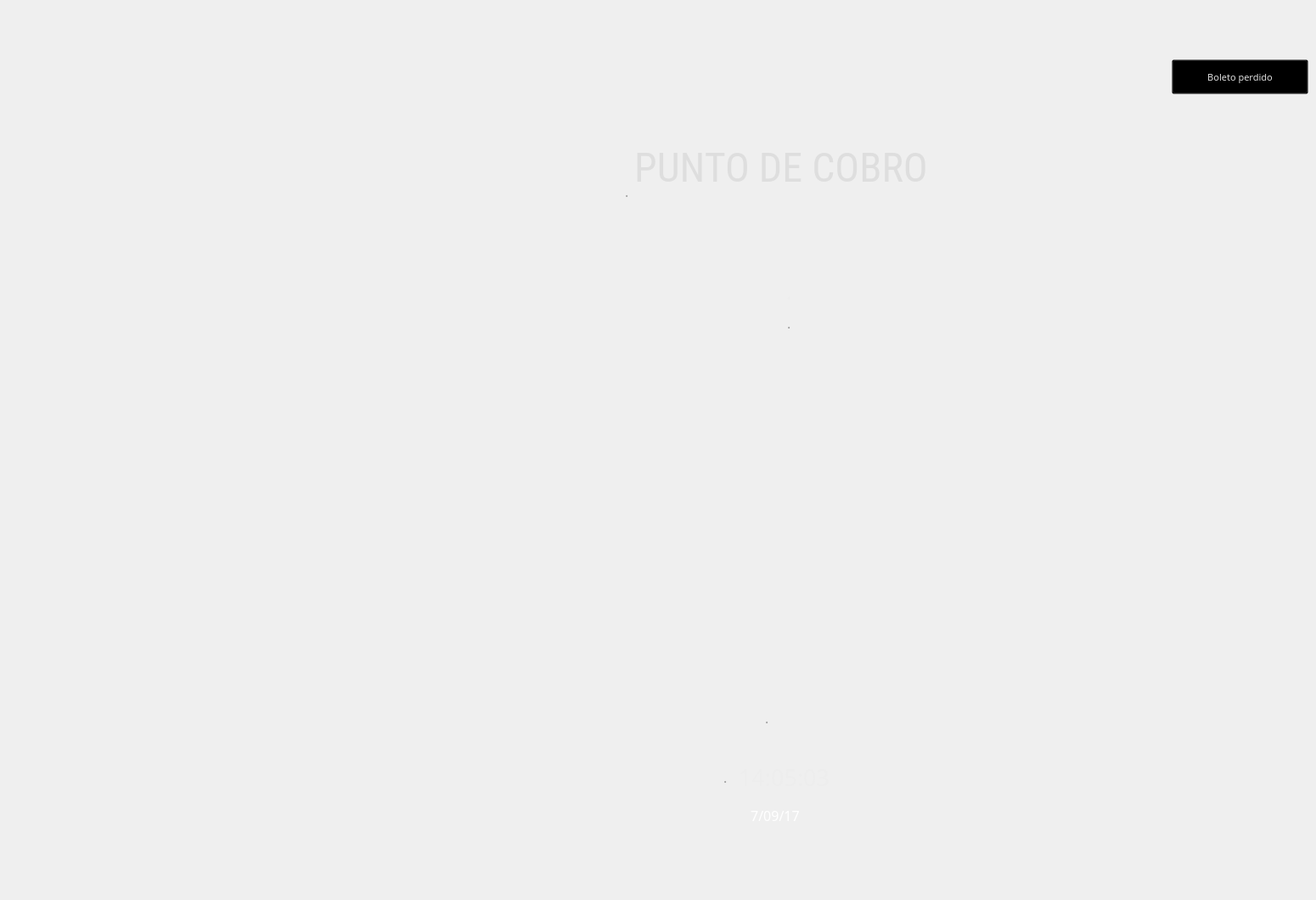
   <widget class="QWidget" name="page_5">
    <widget class="QPushButton" name="bperdido">
     <property name="geometry">
      <rect>
       <x>1380</x>
       <y>70</y>
       <width>161</width>
       <height>41</height>
      </rect>
     </property>
     <property name="font">
      <font>
       <family>Sans</family>
       <pointsize>8</pointsize>
       <weight>50</weight>
       <italic>false</italic>
       <bold>false</bold>
       <underline>false</underline>
      </font>
     </property>
     <property name="focusPolicy">
      <enum>Qt::NoFocus</enum>
     </property>
     <property name="toolTip">
      <string>Ayuda</string>
     </property>
     <property name="whatsThis">
      <string extracomment="help"/>
     </property>
     <property name="styleSheet">
      <string notr="true">background-color:transparent;
color:rgb(222, 222, 222);
</string>
     </property>
     <property name="text">
      <string>Boleto perdido</string>
     </property>
     <property name="icon">
      <iconset>
       <normaloff>../iconos/help-round-button.png</normaloff>../iconos/help-round-button.png</iconset>
     </property>
     <property name="iconSize">
      <size>
       <width>20</width>
       <height>20</height>
      </size>
     </property>
     <property name="toolTipDuration" stdset="0">
      <number>3</number>
     </property>
    </widget>
    <widget class="QGroupBox" name="groupBox_45">
     <property name="geometry">
      <rect>
       <x>290</x>
       <y>150</y>
       <width>1241</width>
       <height>901</height>
      </rect>
     </property>
     <property name="font">
      <font>
       <family>Verdana</family>
       <weight>50</weight>
       <bold>false</bold>
      </font>
     </property>
     <property name="styleSheet">
      <string notr="true">background-color: rgb(128, 128, 128);
background-color:rgb(99, 119, 163);
background-color:transparent;

border-radius:10%;</string>
     </property>
     <property name="title">
      <string/>
     </property>
     <widget class="QLabel" name="label_98">
      <property name="geometry">
       <rect>
        <x>-29</x>
        <y>-40</y>
        <width>251</width>
        <height>21</height>
       </rect>
      </property>
      <property name="font">
       <font>
        <family>Verdana</family>
        <pointsize>16</pointsize>
        <weight>50</weight>
        <italic>false</italic>
        <bold>false</bold>
       </font>
      </property>
      <property name="styleSheet">
       <string notr="true">background-color:transparent;
color:rgb(101, 179, 0)</string>
      </property>
      <property name="text">
       <string/>
      </property>
     </widget>
     <widget class="QWidget" name="layoutWidget_11">
      <property name="geometry">
       <rect>
        <x>470</x>
        <y>170</y>
        <width>351</width>
        <height>48</height>
       </rect>
      </property>
      <property name="font">
       <font>
        <family>Verdana</family>
        <weight>50</weight>
        <bold>false</bold>
       </font>
      </property>
      <layout class="QGridLayout" name="gridLayout_28">
       <item row="0" column="3">
        <widget class="QLabel" name="label_34">
         <property name="font">
          <font>
           <family>Verdana</family>
           <weight>50</weight>
           <bold>false</bold>
          </font>
         </property>
         <property name="text">
          <string/>
         </property>
        </widget>
       </item>
       <item row="0" column="1">
        <widget class="QLabel" name="nomPlaza_2">
         <property name="font">
          <font>
           <family>Sans</family>
           <pointsize>18</pointsize>
           <weight>50</weight>
           <bold>false</bold>
          </font>
         </property>
         <property name="styleSheet">
          <string notr="true">background-color:transparent;
color:rgb(101, 179, 0);
color:rgb(237, 237, 237)</string>
         </property>
         <property name="text">
          <string>.</string>
         </property>
        </widget>
       </item>
       <item row="0" column="2">
        <spacer name="horizontalSpacer_54">
         <property name="font">
          <font>
           <family>Verdana</family>
           <weight>50</weight>
           <bold>false</bold>
          </font>
         </property>
         <property name="orientation">
          <enum>Qt::Horizontal</enum>
         </property>
         <property name="sizeHint" stdset="0">
          <size>
           <width>40</width>
           <height>20</height>
          </size>
         </property>
        </spacer>
       </item>
       <item row="0" column="0">
        <spacer name="horizontalSpacer_55">
         <property name="font">
          <font>
           <family>Verdana</family>
           <weight>50</weight>
           <bold>false</bold>
          </font>
         </property>
         <property name="orientation">
          <enum>Qt::Horizontal</enum>
         </property>
         <property name="sizeHint" stdset="0">
          <size>
           <width>40</width>
           <height>20</height>
          </size>
         </property>
        </spacer>
       </item>
      </layout>
     </widget>
     <widget class="QWidget" name="layoutWidget_30">
      <property name="geometry">
       <rect>
        <x>470</x>
        <y>210</y>
        <width>351</width>
        <height>40</height>
       </rect>
      </property>
      <property name="font">
       <font>
        <family>Verdana</family>
        <weight>50</weight>
        <bold>false</bold>
       </font>
      </property>
      <layout class="QGridLayout" name="gridLayout_29">
       <item row="0" column="1">
        <widget class="QLabel" name="nomLoc_2">
         <property name="font">
          <font>
           <family>Sans</family>
           <pointsize>12</pointsize>
           <weight>50</weight>
           <italic>false</italic>
           <bold>false</bold>
          </font>
         </property>
         <property name="styleSheet">
          <string notr="true">background-color:transparent;
color:rgb(158, 158, 158)</string>
         </property>
         <property name="text">
          <string>.</string>
         </property>
        </widget>
       </item>
       <item row="0" column="3">
        <widget class="QLabel" name="label_35">
         <property name="font">
          <font>
           <family>Verdana</family>
           <weight>50</weight>
           <bold>false</bold>
          </font>
         </property>
         <property name="text">
          <string/>
         </property>
        </widget>
       </item>
       <item row="0" column="2">
        <spacer name="horizontalSpacer_56">
         <property name="font">
          <font>
           <family>Verdana</family>
           <weight>50</weight>
           <bold>false</bold>
          </font>
         </property>
         <property name="orientation">
          <enum>Qt::Horizontal</enum>
         </property>
         <property name="sizeHint" stdset="0">
          <size>
           <width>40</width>
           <height>20</height>
          </size>
         </property>
        </spacer>
       </item>
       <item row="0" column="0">
        <spacer name="horizontalSpacer_57">
         <property name="font">
          <font>
           <family>Verdana</family>
           <weight>50</weight>
           <bold>false</bold>
          </font>
         </property>
         <property name="orientation">
          <enum>Qt::Horizontal</enum>
         </property>
         <property name="sizeHint" stdset="0">
          <size>
           <width>40</width>
           <height>20</height>
          </size>
         </property>
        </spacer>
       </item>
      </layout>
     </widget>
     <widget class="QWidget" name="layoutWidget_32">
      <property name="geometry">
       <rect>
        <x>0</x>
        <y>10</y>
        <width>1261</width>
        <height>131</height>
       </rect>
      </property>
      <property name="font">
       <font>
        <family>Verdana</family>
        <weight>50</weight>
        <bold>false</bold>
       </font>
      </property>
      <layout class="QGridLayout" name="gridLayout_41">
       <item row="0" column="1">
        <widget class="QLabel" name="nomLoc_3">
         <property name="font">
          <font>
           <family>Sans</family>
           <pointsize>12</pointsize>
           <weight>50</weight>
           <italic>false</italic>
           <bold>false</bold>
          </font>
         </property>
         <property name="styleSheet">
          <string notr="true">background-color:transparent;
color:rgb(158, 158, 158)</string>
         </property>
         <property name="text">
          <string>.</string>
         </property>
        </widget>
       </item>
       <item row="0" column="4">
        <widget class="QLabel" name="label_47">
         <property name="font">
          <font>
           <family>Verdana</family>
           <weight>50</weight>
           <bold>false</bold>
          </font>
         </property>
         <property name="text">
          <string/>
         </property>
        </widget>
       </item>
       <item row="0" column="2">
        <widget class="QPushButton" name="bcamara">
         <property name="font">
          <font>
           <family>Roboto Condensed</family>
           <pointsize>36</pointsize>
           <weight>50</weight>
           <italic>false</italic>
           <bold>false</bold>
           <underline>false</underline>
          </font>
         </property>
         <property name="focusPolicy">
          <enum>Qt::NoFocus</enum>
         </property>
         <property name="styleSheet">
          <string notr="true">background-color:transparent;
color:rgb(222, 222, 222);
</string>
         </property>
         <property name="text">
          <string>PUNTO DE COBRO
</string>
         </property>
         <property name="iconSize">
          <size>
           <width>50</width>
           <height>50</height>
          </size>
         </property>
         <property name="default">
          <bool>false</bool>
         </property>
         <property name="flat">
          <bool>false</bool>
         </property>
        </widget>
       </item>
       <item row="0" column="0">
        <spacer name="horizontalSpacer_81">
         <property name="font">
          <font>
           <family>Verdana</family>
           <weight>50</weight>
           <bold>false</bold>
          </font>
         </property>
         <property name="orientation">
          <enum>Qt::Horizontal</enum>
         </property>
         <property name="sizeHint" stdset="0">
          <size>
           <width>40</width>
           <height>20</height>
          </size>
         </property>
        </spacer>
       </item>
       <item row="0" column="3">
        <spacer name="horizontalSpacer_80">
         <property name="font">
          <font>
           <family>Verdana</family>
           <weight>50</weight>
           <bold>false</bold>
          </font>
         </property>
         <property name="orientation">
          <enum>Qt::Horizontal</enum>
         </property>
         <property name="sizeHint" stdset="0">
          <size>
           <width>40</width>
           <height>20</height>
          </size>
         </property>
        </spacer>
       </item>
      </layout>
     </widget>
     <widget class="QLabel" name="qrlabel">
      <property name="geometry">
       <rect>
        <x>490</x>
        <y>300</y>
        <width>300</width>
        <height>300</height>
       </rect>
      </property>
      <property name="font">
       <font>
        <family>Verdana</family>
        <pointsize>8</pointsize>
        <weight>50</weight>
        <bold>false</bold>
       </font>
      </property>
      <property name="styleSheet">
       <string notr="true">background-color:transparent;
color:red</string>
      </property>
      <property name="frameShape">
       <enum>QFrame::NoFrame</enum>
      </property>
      <property name="frameShadow">
       <enum>QFrame::Sunken</enum>
      </property>
      <property name="lineWidth">
       <number>2</number>
      </property>
      <property name="text">
       <string/>
      </property>
      <property name="textFormat">
       <enum>Qt::PlainText</enum>
      </property>
      <property name="pixmap">
       <pixmap>../iconos/qr1.png</pixmap>
      </property>
      <property name="scaledContents">
       <bool>true</bool>
      </property>
      <property name="wordWrap">
       <bool>false</bool>
      </property>
     </widget>
     <widget class="QLineEdit" name="lscan">
      <property name="geometry">
       <rect>
        <x>530</x>
        <y>630</y>
        <width>391</width>
        <height>33</height>
       </rect>
      </property>
      <property name="focusPolicy">
       <enum>Qt::TabFocus</enum>
      </property>
      <property name="autoFillBackground">
       <bool>false</bool>
      </property>
      <property name="styleSheet">
       <string notr="true">background-color:transparent;
color:rgb(60, 176, 80);
border:1</string>
      </property>
     </widget>
     <widget class="QWidget" name="layoutWidget_33">
      <property name="geometry">
       <rect>
        <x>0</x>
        <y>740</y>
        <width>1261</width>
        <height>51</height>
       </rect>
      </property>
      <property name="font">
       <font>
        <family>Verdana</family>
        <weight>50</weight>
        <bold>false</bold>
       </font>
      </property>
      <layout class="QGridLayout" name="gridLayout_42">
       <item row="0" column="4">
        <widget class="QLabel" name="label_48">
         <property name="font">
          <font>
           <family>Verdana</family>
           <weight>50</weight>
           <bold>false</bold>
          </font>
         </property>
         <property name="text">
          <string/>
         </property>
        </widget>
       </item>
       <item row="0" column="1">
        <widget class="QLabel" name="nomLoc_4">
         <property name="font">
          <font>
           <family>Sans</family>
           <pointsize>12</pointsize>
           <weight>50</weight>
           <italic>false</italic>
           <bold>false</bold>
          </font>
         </property>
         <property name="styleSheet">
          <string notr="true">background-color:transparent;
color:rgb(158, 158, 158)</string>
         </property>
         <property name="text">
          <string>.</string>
         </property>
        </widget>
       </item>
       <item row="0" column="0">
        <spacer name="horizontalSpacer_82">
         <property name="font">
          <font>
           <family>Verdana</family>
           <weight>50</weight>
           <bold>false</bold>
          </font>
         </property>
         <property name="orientation">
          <enum>Qt::Horizontal</enum>
         </property>
         <property name="sizeHint" stdset="0">
          <size>
           <width>40</width>
           <height>20</height>
          </size>
         </property>
        </spacer>
       </item>
       <item row="0" column="3">
        <spacer name="horizontalSpacer_83">
         <property name="font">
          <font>
           <family>Verdana</family>
           <weight>50</weight>
           <bold>false</bold>
          </font>
         </property>
         <property name="orientation">
          <enum>Qt::Horizontal</enum>
         </property>
         <property name="sizeHint" stdset="0">
          <size>
           <width>40</width>
           <height>20</height>
          </size>
         </property>
        </spacer>
       </item>
       <item row="0" column="2">
        <widget class="QLabel" name="ltime2">
         <property name="font">
          <font>
           <family>Sans</family>
           <pointsize>20</pointsize>
           <weight>50</weight>
           <italic>false</italic>
           <bold>false</bold>
          </font>
         </property>
         <property name="styleSheet">
          <string notr="true">background-color:transparent;
color:rgb(237, 237, 237)</string>
         </property>
         <property name="text">
          <string> 14:05:03</string>
         </property>
        </widget>
       </item>
      </layout>
     </widget>
     <widget class="QLabel" name="ldate2">
      <property name="geometry">
       <rect>
        <x>590</x>
        <y>780</y>
        <width>129</width>
        <height>61</height>
       </rect>
      </property>
      <property name="font">
       <font>
        <family>Sans</family>
        <pointsize>12</pointsize>
        <weight>50</weight>
        <italic>false</italic>
        <bold>false</bold>
       </font>
      </property>
      <property name="styleSheet">
       <string notr="true">background-color:transparent;
color:rgb(255, 255, 255);</string>
      </property>
      <property name="text">
       <string> 7/09/17</string>
      </property>
     </widget>
     <widget class="QWidget" name="layoutWidget_34">
      <property name="geometry">
       <rect>
        <x>0</x>
        <y>670</y>
        <width>1261</width>
        <height>51</height>
       </rect>
      </property>
      <property name="font">
       <font>
        <family>Verdana</family>
        <weight>50</weight>
        <bold>false</bold>
       </font>
      </property>
      <layout class="QGridLayout" name="gridLayout_43">
       <item row="0" column="0">
        <spacer name="horizontalSpacer_84">
         <property name="font">
          <font>
           <family>Verdana</family>
           <weight>50</weight>
           <bold>false</bold>
          </font>
         </property>
         <property name="orientation">
          <enum>Qt::Horizontal</enum>
         </property>
         <property name="sizeHint" stdset="0">
          <size>
           <width>40</width>
           <height>20</height>
          </size>
         </property>
        </spacer>
       </item>
       <item row="0" column="3">
        <spacer name="horizontalSpacer_85">
         <property name="font">
          <font>
           <family>Verdana</family>
           <weight>50</weight>
           <bold>false</bold>
          </font>
         </property>
         <property name="orientation">
          <enum>Qt::Horizontal</enum>
         </property>
         <property name="sizeHint" stdset="0">
          <size>
           <width>40</width>
           <height>20</height>
          </size>
         </property>
        </spacer>
       </item>
       <item row="0" column="2">
        <widget class="QLabel" name="avisoInserta">
         <property name="font">
          <font>
           <family>Sans</family>
           <pointsize>20</pointsize>
           <weight>50</weight>
           <italic>false</italic>
           <bold>false</bold>
          </font>
         </property>
         <property name="styleSheet">
          <string notr="true">background-color:transparent;
color:rgb(255, 47, 47)</string>
         </property>
         <property name="text">
          <string/>
         </property>
        </widget>
       </item>
       <item row="0" column="4">
        <widget class="QLabel" name="label_62">
         <property name="font">
          <font>
           <family>Verdana</family>
           <weight>50</weight>
           <bold>false</bold>
          </font>
         </property>
         <property name="text">
          <string/>
         </property>
        </widget>
       </item>
       <item row="0" column="1">
        <widget class="QLabel" name="nomLoc_5">
         <property name="font">
          <font>
           <family>Sans</family>
           <pointsize>12</pointsize>
           <weight>50</weight>
           <italic>false</italic>
           <bold>false</bold>
          </font>
         </property>
         <property name="styleSheet">
          <string notr="true">background-color:transparent;
color:rgb(158, 158, 158)</string>
         </property>
         <property name="text">
          <string>.</string>
         </property>
        </widget>
       </item>
      </layout>
     </widget>
     <zorder>layoutWidget_11</zorder>
     <zorder>label_98</zorder>
     <zorder>layoutWidget_30</zorder>
     <zorder>layoutWidget_32</zorder>
     <zorder>qrlabel</zorder>
     <zorder>lscan</zorder>
     <zorder>layoutWidget_33</zorder>
     <zorder>ldate2</zorder>
     <zorder>layoutWidget_34</zorder>
    </widget>
    <widget class="QPushButton" name="bpanelconf">
     <property name="geometry">
      <rect>
       <x>1450</x>
       <y>980</y>
       <width>81</width>
       <height>41</height>
      </rect>
     </property>
     <property name="font">
      <font>
       <family>Verdana</family>
       <pointsize>20</pointsize>
       <weight>50</weight>
       <italic>false</italic>
       <bold>false</bold>
      </font>
     </property>
     <property name="focusPolicy">
      <enum>Qt::NoFocus</enum>
     </property>
     <property name="styleSheet">
      <string notr="true">background-color:transparent;
color:rgb(7, 7, 7);
border-radius:150%</string>
     </property>
     <property name="text">
      <string/>
     </property>
     <property name="icon">
      <iconset>
       <normaloff>../iconos/config.png</normaloff>../iconos/config.png</iconset>
     </property>
     <property name="iconSize">
      <size>
       <width>30</width>
       <height>30</height>
      </size>
     </property>
    </widget>
    <widget class="QLabel" name="label_97">
     <property name="geometry">
      <rect>
       <x>860</x>
       <y>40</y>
       <width>141</width>
       <height>141</height>
      </rect>
     </property>
     <property name="font">
      <font>
       <family>Verdana</family>
       <pointsize>8</pointsize>
       <weight>50</weight>
       <bold>false</bold>
      </font>
     </property>
     <property name="styleSheet">
      <string notr="true">background-color:transparent;
color:white</string>
     </property>
     <property name="frameShape">
      <enum>QFrame::NoFrame</enum>
     </property>
     <property name="frameShadow">
      <enum>QFrame::Sunken</enum>
     </property>
     <property name="lineWidth">
      <number>3</number>
     </property>
     <property name="text">
      <string/>
     </property>
     <property name="textFormat">
      <enum>Qt::PlainText</enum>
     </property>
     <property name="pixmap">
      <pixmap>../iconos/Parking Tip.svg</pixmap>
     </property>
     <property name="scaledContents">
      <bool>true</bool>
     </property>
    </widget>
    <zorder>bperdido</zorder>
    <zorder>groupBox_45</zorder>
    <zorder>label_97</zorder>
    <zorder>bpanelconf</zorder>
   </widget>
